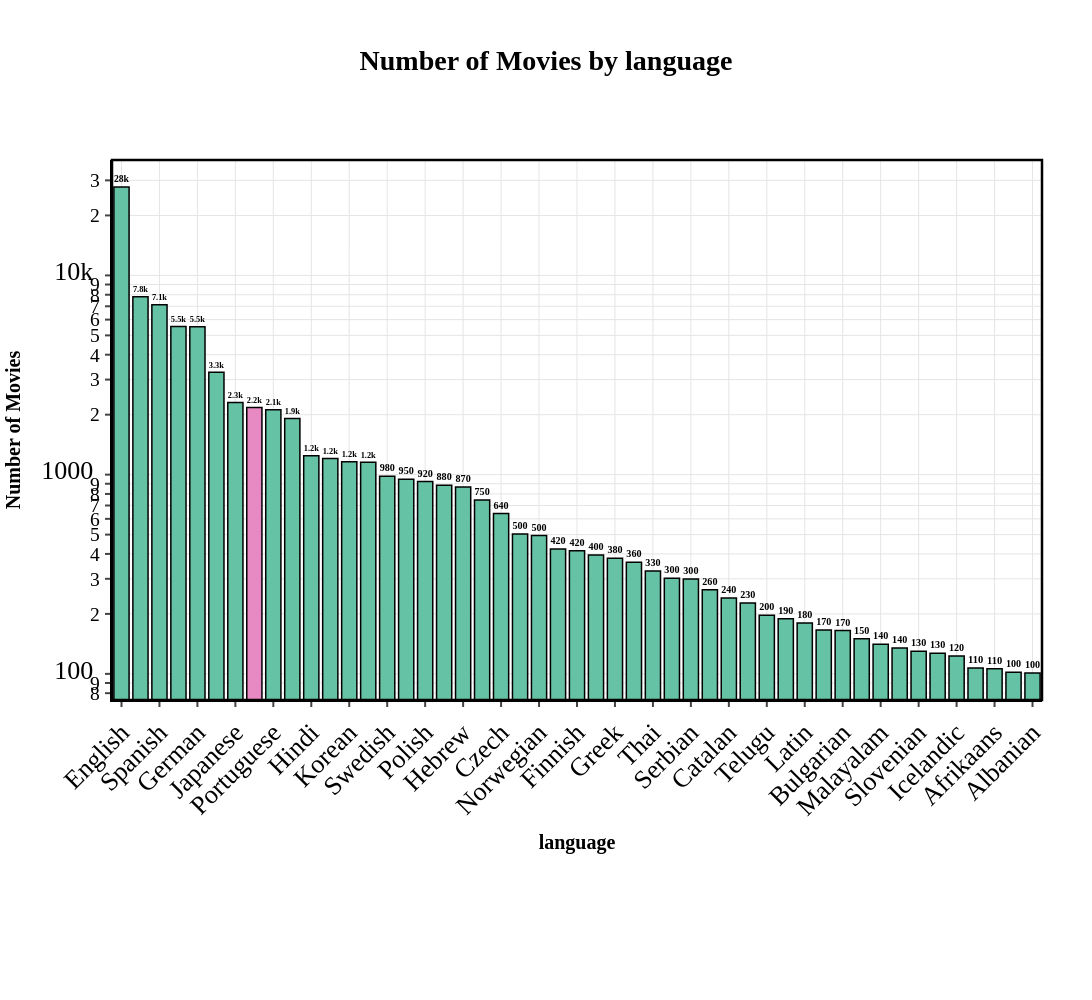

Write notebook code for a chart like this one.
### Code cell
plot_and_export_categorical_distribution(spoken_languages, "english_name", "language", 100, print_stats=True, filename_prefix="step_1")

### Figure 1 — Plotly figure (JSON) as saved in the notebook; plotly's stock layout.template omitted (floating-point values rounded to 4 significant figures)
{"data": [{"hovertemplate": "grouped=%{x}<br>total=%{text}<extra></extra>", "legendgroup": "English", "marker": {"color": "#66C2A5", "line": {"color": "#000000", "width": 1.5}, "pattern": {"shape": ""}}, "name": "English", "orientation": "v", "showlegend": true, "text": [27780.0], "textangle": 0, "textfont": {"color": "#000000", "size": 16}, "textposition": "outside", "texttemplate": "<b>%{text:.2s}</b>", "type": "bar", "x": ["English"], "xaxis": "x", "y": [27784], "yaxis": "y"}, {"hovertemplate": "grouped=%{x}<br>total=%{text}<extra></extra>", "legendgroup": "French", "marker": {"color": "#66C2A5", "line": {"color": "#000000", "width": 1.5}, "pattern": {"shape": ""}}, "name": "French", "orientation": "v", "showlegend": true, "text": [7808.0], "textangle": 0, "textfont": {"color": "#000000", "size": 16}, "textposition": "outside", "texttemplate": "<b>%{text:.2s}</b>", "type": "bar", "x": ["French"], "xaxis": "x", "y": [7808], "yaxis": "y"}, {"hovertemplate": "grouped=%{x}<br>total=%{text}<extra></extra>", "legendgroup": "Spanish", "marker": {"color": "#66C2A5", "line": {"color": "#000000", "width": 1.5}, "pattern": {"shape": ""}}, "name": "Spanish", "orientation": "v", "showlegend": true, "text": [7123.0], "textangle": 0, "textfont": {"color": "#000000", "size": 16}, "textposition": "outside", "texttemplate": "<b>%{text:.2s}</b>", "type": "bar", "x": ["Spanish"], "xaxis": "x", "y": [7123], "yaxis": "y"}, {"hovertemplate": "grouped=%{x}<br>total=%{text}<extra></extra>", "legendgroup": "Italian", "marker": {"color": "#66C2A5", "line": {"color": "#000000", "width": 1.5}, "pattern": {"shape": ""}}, "name": "Italian", "orientation": "v", "showlegend": true, "text": [5545.0], "textangle": 0, "textfont": {"color": "#000000", "size": 16}, "textposition": "outside", "texttemplate": "<b>%{text:.2s}</b>", "type": "bar", "x": ["Italian"], "xaxis": "x", "y": [5545], "yaxis": "y"}, {"hovertemplate": "grouped=%{x}<br>total=%{text}<extra></extra>", "legendgroup": "German", "marker": {"color": "#66C2A5", "line": {"color": "#000000", "width": 1.5}, "pattern": {"shape": ""}}, "name": "German", "orientation": "v", "showlegend": true, "text": [5521.0], "textangle": 0, "textfont": {"color": "#000000", "size": 16}, "textposition": "outside", "texttemplate": "<b>%{text:.2s}</b>", "type": "bar", "x": ["German"], "xaxis": "x", "y": [5521], "yaxis": "y"}, {"hovertemplate": "grouped=%{x}<br>total=%{text}<extra></extra>", "legendgroup": "Russian", "marker": {"color": "#66C2A5", "line": {"color": "#000000", "width": 1.5}, "pattern": {"shape": ""}}, "name": "Russian", "orientation": "v", "showlegend": true, "text": [3263.0], "textangle": 0, "textfont": {"color": "#000000", "size": 16}, "textposition": "outside", "texttemplate": "<b>%{text:.2s}</b>", "type": "bar", "x": ["Russian"], "xaxis": "x", "y": [3263], "yaxis": "y"}, {"hovertemplate": "grouped=%{x}<br>total=%{text}<extra></extra>", "legendgroup": "Japanese", "marker": {"color": "#66C2A5", "line": {"color": "#000000", "width": 1.5}, "pattern": {"shape": ""}}, "name": "Japanese", "orientation": "v", "showlegend": true, "text": [2303.0], "textangle": 0, "textfont": {"color": "#000000", "size": 16}, "textposition": "outside", "texttemplate": "<b>%{text:.2s}</b>", "type": "bar", "x": ["Japanese"], "xaxis": "x", "y": [2303], "yaxis": "y"}, {"hovertemplate": "grouped=%{x}<br>total=%{text}<extra></extra>", "legendgroup": "Other", "marker": {"color": "#E78AC3", "line": {"color": "#000000", "width": 1.5}, "pattern": {"shape": ""}}, "name": "Other", "orientation": "v", "showlegend": true, "text": [2174.0], "textangle": 0, "textfont": {"color": "#000000", "size": 16}, "textposition": "outside", "texttemplate": "<b>%{text:.2s}</b>", "type": "bar", "x": ["Other"], "xaxis": "x", "y": [2174], "yaxis": "y"}, {"hovertemplate": "grouped=%{x}<br>total=%{text}<extra></extra>", "legendgroup": "Portuguese", "marker": {"color": "#66C2A5", "line": {"color": "#000000", "width": 1.5}, "pattern": {"shape": ""}}, "name": "Portuguese", "orientation": "v", "showlegend": true, "text": [2114.0], "textangle": 0, "textfont": {"color": "#000000", "size": 16}, "textposition": "outside", "texttemplate": "<b>%{text:.2s}</b>", "type": "bar", "x": ["Portuguese"], "xaxis": "x", "y": [2114], "yaxis": "y"}, {"hovertemplate": "grouped=%{x}<br>total=%{text}<extra></extra>", "legendgroup": "Mandarin", "marker": {"color": "#66C2A5", "line": {"color": "#000000", "width": 1.5}, "pattern": {"shape": ""}}, "name": "Mandarin", "orientation": "v", "showlegend": true, "text": [1914.0], "textangle": 0, "textfont": {"color": "#000000", "size": 16}, "textposition": "outside", "texttemplate": "<b>%{text:.2s}</b>", "type": "bar", "x": ["Mandarin"], "xaxis": "x", "y": [1914], "yaxis": "y"}, {"hovertemplate": "grouped=%{x}<br>total=%{text}<extra></extra>", "legendgroup": "Hindi", "marker": {"color": "#66C2A5", "line": {"color": "#000000", "width": 1.5}, "pattern": {"shape": ""}}, "name": "Hindi", "orientation": "v", "showlegend": true, "text": [1244.0], "textangle": 0, "textfont": {"color": "#000000", "size": 16}, "textposition": "outside", "texttemplate": "<b>%{text:.2s}</b>", "type": "bar", "x": ["Hindi"], "xaxis": "x", "y": [1244], "yaxis": "y"}, {"hovertemplate": "grouped=%{x}<br>total=%{text}<extra></extra>", "legendgroup": "Arabic", "marker": {"color": "#66C2A5", "line": {"color": "#000000", "width": 1.5}, "pattern": {"shape": ""}}, "name": "Arabic", "orientation": "v", "showlegend": true, "text": [1204.0], "textangle": 0, "textfont": {"color": "#000000", "size": 16}, "textposition": "outside", "texttemplate": "<b>%{text:.2s}</b>", "type": "bar", "x": ["Arabic"], "xaxis": "x", "y": [1204], "yaxis": "y"}, {"hovertemplate": "grouped=%{x}<br>total=%{text}<extra></extra>", "legendgroup": "Korean", "marker": {"color": "#66C2A5", "line": {"color": "#000000", "width": 1.5}, "pattern": {"shape": ""}}, "name": "Korean", "orientation": "v", "showlegend": true, "text": [1161.0], "textangle": 0, "textfont": {"color": "#000000", "size": 16}, "textposition": "outside", "texttemplate": "<b>%{text:.2s}</b>", "type": "bar", "x": ["Korean"], "xaxis": "x", "y": [1161], "yaxis": "y"}, {"hovertemplate": "grouped=%{x}<br>total=%{text}<extra></extra>", "legendgroup": "Cantonese", "marker": {"color": "#66C2A5", "line": {"color": "#000000", "width": 1.5}, "pattern": {"shape": ""}}, "name": "Cantonese", "orientation": "v", "showlegend": true, "text": [1155.0], "textangle": 0, "textfont": {"color": "#000000", "size": 16}, "textposition": "outside", "texttemplate": "<b>%{text:.2s}</b>", "type": "bar", "x": ["Cantonese"], "xaxis": "x", "y": [1155], "yaxis": "y"}, {"hovertemplate": "grouped=%{x}<br>total=%{text}<extra></extra>", "legendgroup": "Swedish", "marker": {"color": "#66C2A5", "line": {"color": "#000000", "width": 1.5}, "pattern": {"shape": ""}}, "name": "Swedish", "orientation": "v", "showlegend": true, "text": [981.0], "textangle": 0, "textfont": {"color": "#000000", "size": 16}, "textposition": "outside", "texttemplate": "<b>%{text:.2s}</b>", "type": "bar", "x": ["Swedish"], "xaxis": "x", "y": [981], "yaxis": "y"}, {"hovertemplate": "grouped=%{x}<br>total=%{text}<extra></extra>", "legendgroup": "Danish", "marker": {"color": "#66C2A5", "line": {"color": "#000000", "width": 1.5}, "pattern": {"shape": ""}}, "name": "Danish", "orientation": "v", "showlegend": true, "text": [949.0], "textangle": 0, "textfont": {"color": "#000000", "size": 16}, "textposition": "outside", "texttemplate": "<b>%{text:.2s}</b>", "type": "bar", "x": ["Danish"], "xaxis": "x", "y": [949], "yaxis": "y"}, {"hovertemplate": "grouped=%{x}<br>total=%{text}<extra></extra>", "legendgroup": "Polish", "marker": {"color": "#66C2A5", "line": {"color": "#000000", "width": 1.5}, "pattern": {"shape": ""}}, "name": "Polish", "orientation": "v", "showlegend": true, "text": [923.0], "textangle": 0, "textfont": {"color": "#000000", "size": 16}, "textposition": "outside", "texttemplate": "<b>%{text:.2s}</b>", "type": "bar", "x": ["Polish"], "xaxis": "x", "y": [923], "yaxis": "y"}, {"hovertemplate": "grouped=%{x}<br>total=%{text}<extra></extra>", "legendgroup": "Turkish", "marker": {"color": "#66C2A5", "line": {"color": "#000000", "width": 1.5}, "pattern": {"shape": ""}}, "name": "Turkish", "orientation": "v", "showlegend": true, "text": [884.0], "textangle": 0, "textfont": {"color": "#000000", "size": 16}, "textposition": "outside", "texttemplate": "<b>%{text:.2s}</b>", "type": "bar", "x": ["Turkish"], "xaxis": "x", "y": [884], "yaxis": "y"}, {"hovertemplate": "grouped=%{x}<br>total=%{text}<extra></extra>", "legendgroup": "Hebrew", "marker": {"color": "#66C2A5", "line": {"color": "#000000", "width": 1.5}, "pattern": {"shape": ""}}, "name": "Hebrew", "orientation": "v", "showlegend": true, "text": [866.0], "textangle": 0, "textfont": {"color": "#000000", "size": 16}, "textposition": "outside", "texttemplate": "<b>%{text:.2s}</b>", "type": "bar", "x": ["Hebrew"], "xaxis": "x", "y": [866], "yaxis": "y"}, {"hovertemplate": "grouped=%{x}<br>total=%{text}<extra></extra>", "legendgroup": "Dutch", "marker": {"color": "#66C2A5", "line": {"color": "#000000", "width": 1.5}, "pattern": {"shape": ""}}, "name": "Dutch", "orientation": "v", "showlegend": true, "text": [746.0], "textangle": 0, "textfont": {"color": "#000000", "size": 16}, "textposition": "outside", "texttemplate": "<b>%{text:.2s}</b>", "type": "bar", "x": ["Dutch"], "xaxis": "x", "y": [746], "yaxis": "y"}, {"hovertemplate": "grouped=%{x}<br>total=%{text}<extra></extra>", "legendgroup": "Czech", "marker": {"color": "#66C2A5", "line": {"color": "#000000", "width": 1.5}, "pattern": {"shape": ""}}, "name": "Czech", "orientation": "v", "showlegend": true, "text": [638.0], "textangle": 0, "textfont": {"color": "#000000", "size": 16}, "textposition": "outside", "texttemplate": "<b>%{text:.2s}</b>", "type": "bar", "x": ["Czech"], "xaxis": "x", "y": [638], "yaxis": "y"}, {"hovertemplate": "grouped=%{x}<br>total=%{text}<extra></extra>", "legendgroup": "Hungarian", "marker": {"color": "#66C2A5", "line": {"color": "#000000", "width": 1.5}, "pattern": {"shape": ""}}, "name": "Hungarian", "orientation": "v", "showlegend": true, "text": [503.0], "textangle": 0, "textfont": {"color": "#000000", "size": 16}, "textposition": "outside", "texttemplate": "<b>%{text:.2s}</b>", "type": "bar", "x": ["Hungarian"], "xaxis": "x", "y": [503], "yaxis": "y"}, {"hovertemplate": "grouped=%{x}<br>total=%{text}<extra></extra>", "legendgroup": "Norwegian", "marker": {"color": "#66C2A5", "line": {"color": "#000000", "width": 1.5}, "pattern": {"shape": ""}}, "name": "Norwegian", "orientation": "v", "showlegend": true, "text": [495.0], "textangle": 0, "textfont": {"color": "#000000", "size": 16}, "textposition": "outside", "texttemplate": "<b>%{text:.2s}</b>", "type": "bar", "x": ["Norwegian"], "xaxis": "x", "y": [495], "yaxis": "y"}, {"hovertemplate": "grouped=%{x}<br>total=%{text}<extra></extra>", "legendgroup": "Indonesian", "marker": {"color": "#66C2A5", "line": {"color": "#000000", "width": 1.5}, "pattern": {"shape": ""}}, "name": "Indonesian", "orientation": "v", "showlegend": true, "text": [424.0], "textangle": 0, "textfont": {"color": "#000000", "size": 16}, "textposition": "outside", "texttemplate": "<b>%{text:.2s}</b>", "type": "bar", "x": ["Indonesian"], "xaxis": "x", "y": [424], "yaxis": "y"}, {"hovertemplate": "grouped=%{x}<br>total=%{text}<extra></extra>", "legendgroup": "Finnish", "marker": {"color": "#66C2A5", "line": {"color": "#000000", "width": 1.5}, "pattern": {"shape": ""}}, "name": "Finnish", "orientation": "v", "showlegend": true, "text": [415.0], "textangle": 0, "textfont": {"color": "#000000", "size": 16}, "textposition": "outside", "texttemplate": "<b>%{text:.2s}</b>", "type": "bar", "x": ["Finnish"], "xaxis": "x", "y": [415], "yaxis": "y"}, {"hovertemplate": "grouped=%{x}<br>total=%{text}<extra></extra>", "legendgroup": "Persian", "marker": {"color": "#66C2A5", "line": {"color": "#000000", "width": 1.5}, "pattern": {"shape": ""}}, "name": "Persian", "orientation": "v", "showlegend": true, "text": [395.0], "textangle": 0, "textfont": {"color": "#000000", "size": 16}, "textposition": "outside", "texttemplate": "<b>%{text:.2s}</b>", "type": "bar", "x": ["Persian"], "xaxis": "x", "y": [395], "yaxis": "y"}, {"hovertemplate": "grouped=%{x}<br>total=%{text}<extra></extra>", "legendgroup": "Greek", "marker": {"color": "#66C2A5", "line": {"color": "#000000", "width": 1.5}, "pattern": {"shape": ""}}, "name": "Greek", "orientation": "v", "showlegend": true, "text": [380.0], "textangle": 0, "textfont": {"color": "#000000", "size": 16}, "textposition": "outside", "texttemplate": "<b>%{text:.2s}</b>", "type": "bar", "x": ["Greek"], "xaxis": "x", "y": [380], "yaxis": "y"}, {"hovertemplate": "grouped=%{x}<br>total=%{text}<extra></extra>", "legendgroup": "Romanian", "marker": {"color": "#66C2A5", "line": {"color": "#000000", "width": 1.5}, "pattern": {"shape": ""}}, "name": "Romanian", "orientation": "v", "showlegend": true, "text": [363.0], "textangle": 0, "textfont": {"color": "#000000", "size": 16}, "textposition": "outside", "texttemplate": "<b>%{text:.2s}</b>", "type": "bar", "x": ["Romanian"], "xaxis": "x", "y": [363], "yaxis": "y"}, {"hovertemplate": "grouped=%{x}<br>total=%{text}<extra></extra>", "legendgroup": "Thai", "marker": {"color": "#66C2A5", "line": {"color": "#000000", "width": 1.5}, "pattern": {"shape": ""}}, "name": "Thai", "orientation": "v", "showlegend": true, "text": [328.0], "textangle": 0, "textfont": {"color": "#000000", "size": 16}, "textposition": "outside", "texttemplate": "<b>%{text:.2s}</b>", "type": "bar", "x": ["Thai"], "xaxis": "x", "y": [328], "yaxis": "y"}, {"hovertemplate": "grouped=%{x}<br>total=%{text}<extra></extra>", "legendgroup": "Tagalog", "marker": {"color": "#66C2A5", "line": {"color": "#000000", "width": 1.5}, "pattern": {"shape": ""}}, "name": "Tagalog", "orientation": "v", "showlegend": true, "text": [302.0], "textangle": 0, "textfont": {"color": "#000000", "size": 16}, "textposition": "outside", "texttemplate": "<b>%{text:.2s}</b>", "type": "bar", "x": ["Tagalog"], "xaxis": "x", "y": [302], "yaxis": "y"}, {"hovertemplate": "grouped=%{x}<br>total=%{text}<extra></extra>", "legendgroup": "Serbian", "marker": {"color": "#66C2A5", "line": {"color": "#000000", "width": 1.5}, "pattern": {"shape": ""}}, "name": "Serbian", "orientation": "v", "showlegend": true, "text": [299.0], "textangle": 0, "textfont": {"color": "#000000", "size": 16}, "textposition": "outside", "texttemplate": "<b>%{text:.2s}</b>", "type": "bar", "x": ["Serbian"], "xaxis": "x", "y": [299], "yaxis": "y"}, {"hovertemplate": "grouped=%{x}<br>total=%{text}<extra></extra>", "legendgroup": "Serbo-Croatian", "marker": {"color": "#66C2A5", "line": {"color": "#000000", "width": 1.5}, "pattern": {"shape": ""}}, "name": "Serbo-Croatian", "orientation": "v", "showlegend": true, "text": [264.0], "textangle": 0, "textfont": {"color": "#000000", "size": 16}, "textposition": "outside", "texttemplate": "<b>%{text:.2s}</b>", "type": "bar", "x": ["Serbo-Croatian"], "xaxis": "x", "y": [264], "yaxis": "y"}, {"hovertemplate": "grouped=%{x}<br>total=%{text}<extra></extra>", "legendgroup": "Catalan", "marker": {"color": "#66C2A5", "line": {"color": "#000000", "width": 1.5}, "pattern": {"shape": ""}}, "name": "Catalan", "orientation": "v", "showlegend": true, "text": [240.0], "textangle": 0, "textfont": {"color": "#000000", "size": 16}, "textposition": "outside", "texttemplate": "<b>%{text:.2s}</b>", "type": "bar", "x": ["Catalan"], "xaxis": "x", "y": [240], "yaxis": "y"}, {"hovertemplate": "grouped=%{x}<br>total=%{text}<extra></extra>", "legendgroup": "Tamil", "marker": {"color": "#66C2A5", "line": {"color": "#000000", "width": 1.5}, "pattern": {"shape": ""}}, "name": "Tamil", "orientation": "v", "showlegend": true, "text": [227.0], "textangle": 0, "textfont": {"color": "#000000", "size": 16}, "textposition": "outside", "texttemplate": "<b>%{text:.2s}</b>", "type": "bar", "x": ["Tamil"], "xaxis": "x", "y": [227], "yaxis": "y"}, {"hovertemplate": "grouped=%{x}<br>total=%{text}<extra></extra>", "legendgroup": "Telugu", "marker": {"color": "#66C2A5", "line": {"color": "#000000", "width": 1.5}, "pattern": {"shape": ""}}, "name": "Telugu", "orientation": "v", "showlegend": true, "text": [197.0], "textangle": 0, "textfont": {"color": "#000000", "size": 16}, "textposition": "outside", "texttemplate": "<b>%{text:.2s}</b>", "type": "bar", "x": ["Telugu"], "xaxis": "x", "y": [197], "yaxis": "y"}, {"hovertemplate": "grouped=%{x}<br>total=%{text}<extra></extra>", "legendgroup": "Croatian", "marker": {"color": "#66C2A5", "line": {"color": "#000000", "width": 1.5}, "pattern": {"shape": ""}}, "name": "Croatian", "orientation": "v", "showlegend": true, "text": [189.0], "textangle": 0, "textfont": {"color": "#000000", "size": 16}, "textposition": "outside", "texttemplate": "<b>%{text:.2s}</b>", "type": "bar", "x": ["Croatian"], "xaxis": "x", "y": [189], "yaxis": "y"}, {"hovertemplate": "grouped=%{x}<br>total=%{text}<extra></extra>", "legendgroup": "Latin", "marker": {"color": "#66C2A5", "line": {"color": "#000000", "width": 1.5}, "pattern": {"shape": ""}}, "name": "Latin", "orientation": "v", "showlegend": true, "text": [180.0], "textangle": 0, "textfont": {"color": "#000000", "size": 16}, "textposition": "outside", "texttemplate": "<b>%{text:.2s}</b>", "type": "bar", "x": ["Latin"], "xaxis": "x", "y": [180], "yaxis": "y"}, {"hovertemplate": "grouped=%{x}<br>total=%{text}<extra></extra>", "legendgroup": "Ukrainian", "marker": {"color": "#66C2A5", "line": {"color": "#000000", "width": 1.5}, "pattern": {"shape": ""}}, "name": "Ukrainian", "orientation": "v", "showlegend": true, "text": [166.0], "textangle": 0, "textfont": {"color": "#000000", "size": 16}, "textposition": "outside", "texttemplate": "<b>%{text:.2s}</b>", "type": "bar", "x": ["Ukrainian"], "xaxis": "x", "y": [166], "yaxis": "y"}, {"hovertemplate": "grouped=%{x}<br>total=%{text}<extra></extra>", "legendgroup": "Bulgarian", "marker": {"color": "#66C2A5", "line": {"color": "#000000", "width": 1.5}, "pattern": {"shape": ""}}, "name": "Bulgarian", "orientation": "v", "showlegend": true, "text": [165.0], "textangle": 0, "textfont": {"color": "#000000", "size": 16}, "textposition": "outside", "texttemplate": "<b>%{text:.2s}</b>", "type": "bar", "x": ["Bulgarian"], "xaxis": "x", "y": [165], "yaxis": "y"}, {"hovertemplate": "grouped=%{x}<br>total=%{text}<extra></extra>", "legendgroup": "Bengali", "marker": {"color": "#66C2A5", "line": {"color": "#000000", "width": 1.5}, "pattern": {"shape": ""}}, "name": "Bengali", "orientation": "v", "showlegend": true, "text": [150.0], "textangle": 0, "textfont": {"color": "#000000", "size": 16}, "textposition": "outside", "texttemplate": "<b>%{text:.2s}</b>", "type": "bar", "x": ["Bengali"], "xaxis": "x", "y": [150], "yaxis": "y"}, {"hovertemplate": "grouped=%{x}<br>total=%{text}<extra></extra>", "legendgroup": "Malayalam", "marker": {"color": "#66C2A5", "line": {"color": "#000000", "width": 1.5}, "pattern": {"shape": ""}}, "name": "Malayalam", "orientation": "v", "showlegend": true, "text": [141.0], "textangle": 0, "textfont": {"color": "#000000", "size": 16}, "textposition": "outside", "texttemplate": "<b>%{text:.2s}</b>", "type": "bar", "x": ["Malayalam"], "xaxis": "x", "y": [141], "yaxis": "y"}, {"hovertemplate": "grouped=%{x}<br>total=%{text}<extra></extra>", "legendgroup": "Vietnamese", "marker": {"color": "#66C2A5", "line": {"color": "#000000", "width": 1.5}, "pattern": {"shape": ""}}, "name": "Vietnamese", "orientation": "v", "showlegend": true, "text": [135.0], "textangle": 0, "textfont": {"color": "#000000", "size": 16}, "textposition": "outside", "texttemplate": "<b>%{text:.2s}</b>", "type": "bar", "x": ["Vietnamese"], "xaxis": "x", "y": [135], "yaxis": "y"}, {"hovertemplate": "grouped=%{x}<br>total=%{text}<extra></extra>", "legendgroup": "Slovenian", "marker": {"color": "#66C2A5", "line": {"color": "#000000", "width": 1.5}, "pattern": {"shape": ""}}, "name": "Slovenian", "orientation": "v", "showlegend": true, "text": [130.0], "textangle": 0, "textfont": {"color": "#000000", "size": 16}, "textposition": "outside", "texttemplate": "<b>%{text:.2s}</b>", "type": "bar", "x": ["Slovenian"], "xaxis": "x", "y": [130], "yaxis": "y"}, {"hovertemplate": "grouped=%{x}<br>total=%{text}<extra></extra>", "legendgroup": "Slovak", "marker": {"color": "#66C2A5", "line": {"color": "#000000", "width": 1.5}, "pattern": {"shape": ""}}, "name": "Slovak", "orientation": "v", "showlegend": true, "text": [127.0], "textangle": 0, "textfont": {"color": "#000000", "size": 16}, "textposition": "outside", "texttemplate": "<b>%{text:.2s}</b>", "type": "bar", "x": ["Slovak"], "xaxis": "x", "y": [127], "yaxis": "y"}, {"hovertemplate": "grouped=%{x}<br>total=%{text}<extra></extra>", "legendgroup": "Icelandic", "marker": {"color": "#66C2A5", "line": {"color": "#000000", "width": 1.5}, "pattern": {"shape": ""}}, "name": "Icelandic", "orientation": "v", "showlegend": true, "text": [123.0], "textangle": 0, "textfont": {"color": "#000000", "size": 16}, "textposition": "outside", "texttemplate": "<b>%{text:.2s}</b>", "type": "bar", "x": ["Icelandic"], "xaxis": "x", "y": [123], "yaxis": "y"}, {"hovertemplate": "grouped=%{x}<br>total=%{text}<extra></extra>", "legendgroup": "Urdu", "marker": {"color": "#66C2A5", "line": {"color": "#000000", "width": 1.5}, "pattern": {"shape": ""}}, "name": "Urdu", "orientation": "v", "showlegend": true, "text": [107.0], "textangle": 0, "textfont": {"color": "#000000", "size": 16}, "textposition": "outside", "texttemplate": "<b>%{text:.2s}</b>", "type": "bar", "x": ["Urdu"], "xaxis": "x", "y": [107], "yaxis": "y"}, {"hovertemplate": "grouped=%{x}<br>total=%{text}<extra></extra>", "legendgroup": "Afrikaans", "marker": {"color": "#66C2A5", "line": {"color": "#000000", "width": 1.5}, "pattern": {"shape": ""}}, "name": "Afrikaans", "orientation": "v", "showlegend": true, "text": [106.0], "textangle": 0, "textfont": {"color": "#000000", "size": 16}, "textposition": "outside", "texttemplate": "<b>%{text:.2s}</b>", "type": "bar", "x": ["Afrikaans"], "xaxis": "x", "y": [106], "yaxis": "y"}, {"hovertemplate": "grouped=%{x}<br>total=%{text}<extra></extra>", "legendgroup": "Estonian", "marker": {"color": "#66C2A5", "line": {"color": "#000000", "width": 1.5}, "pattern": {"shape": ""}}, "name": "Estonian", "orientation": "v", "showlegend": true, "text": [102.0], "textangle": 0, "textfont": {"color": "#000000", "size": 16}, "textposition": "outside", "texttemplate": "<b>%{text:.2s}</b>", "type": "bar", "x": ["Estonian"], "xaxis": "x", "y": [102], "yaxis": "y"}, {"hovertemplate": "grouped=%{x}<br>total=%{text}<extra></extra>", "legendgroup": "Albanian", "marker": {"color": "#66C2A5", "line": {"color": "#000000", "width": 1.5}, "pattern": {"shape": ""}}, "name": "Albanian", "orientation": "v", "showlegend": true, "text": [101.0], "textangle": 0, "textfont": {"color": "#000000", "size": 16}, "textposition": "outside", "texttemplate": "<b>%{text:.2s}</b>", "type": "bar", "x": ["Albanian"], "xaxis": "x", "y": [101], "yaxis": "y"}], "layout": {"bargap": 0.2, "barmode": "relative", "font": {"color": "#000000", "family": "Times New Roman", "size": 26}, "height": 1000, "legend": {"bgcolor": "rgba(255, 255, 255, 0.8)", "bordercolor": "#000000", "borderwidth": 2.5, "font": {"size": 16}, "orientation": "h", "title": {"text": "grouped"}, "tracegroupgap": 0, "x": 0.5, "xanchor": "center", "y": -0.25, "yanchor": "top"}, "margin": {"b": 300, "l": 100, "r": 50, "t": 160}, "paper_bgcolor": "white", "plot_bgcolor": "white", "shapes": [{"fillcolor": "rgba(0,0,0,0)", "line": {"color": "#000000", "width": 2.5}, "type": "rect", "x0": 0, "x1": 1, "xref": "paper", "y0": 0, "y1": 1, "yref": "paper"}], "showlegend": false, "title": {"font": {"color": "#000000", "size": 28}, "text": "<b>Number of Movies by language</b>", "x": 0.5, "xanchor": "center", "y": 0.95, "yanchor": "top"}, "width": 1200, "xaxis": {"anchor": "y", "categoryarray": ["English", "French", "Spanish", "Italian", "German", "Russian", "Japanese", "Other", "Portuguese", "Mandarin", "Hindi", "Arabic", "Korean", "Cantonese", "Swedish", "Danish", "Polish", "Turkish", "Hebrew", "Dutch", "Czech", "Hungarian", "Norwegian", "Indonesian", "Finnish", "Persian", "Greek", "Romanian", "Thai", "Tagalog", "Serbian", "Serbo-Croatian", "Catalan", "Tamil", "Telugu", "Croatian", "Latin", "Ukrainian", "Bulgarian", "Bengali", "Malayalam", "Vietnamese", "Slovenian", "Slovak", "Icelandic", "Urdu", "Afrikaans", "Estonian", "Albanian"], "categoryorder": "array", "domain": [0, 1], "gridcolor": "#E5E5E5", "gridwidth": 1, "linecolor": "#000000", "linewidth": 2, "showgrid": true, "tickangle": -45, "tickfont": {"size": 26}, "ticks": "outside", "tickwidth": 2, "title": {"font": {"color": "#000000", "size": 20}, "text": "<b>language</b>"}}, "yaxis": {"anchor": "x", "domain": [0, 1], "gridcolor": "#E5E5E5", "gridwidth": 1, "linecolor": "#000000", "linewidth": 2, "showgrid": true, "tickfont": {"size": 26}, "ticks": "outside", "tickwidth": 2, "title": {"font": {"color": "#000000", "size": 20}, "text": "<b>Number of Movies</b>"}, "type": "log", "zeroline": true, "zerolinecolor": "#000000", "zerolinewidth": 2}}}
